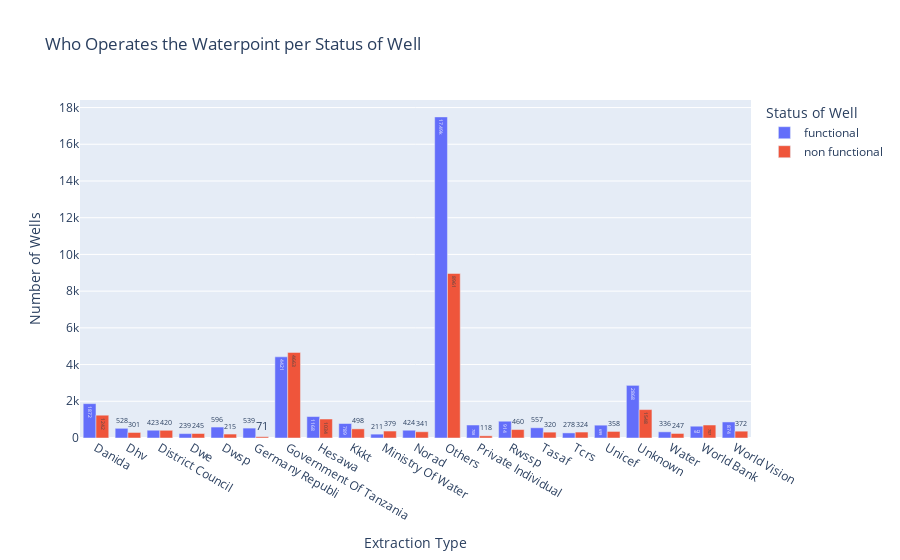

Notebook code for this chart:
### Code cell
px.bar(x = fun['funder_cat'], y = fun['id'], color = fun['status_group'],text_auto=True, barmode="group",
      title="Who Operates the Waterpoint per Status of Well",
       labels={'x':'Extraction Type', 'y':'Number of Wells', 'color':'Status of Well'})

### Figure 1 — Plotly figure (JSON) as saved in the notebook; plotly's stock layout.template omitted (floating-point values rounded to 4 significant figures)
{"data": [{"alignmentgroup": "True", "hovertemplate": "Status of Well=functional<br>Extraction Type=%{x}<br>Number of Wells=%{y}<extra></extra>", "legendgroup": "functional", "marker": {"color": "#636efa", "pattern": {"shape": ""}}, "name": "functional", "offsetgroup": "functional", "orientation": "v", "showlegend": true, "textposition": "auto", "texttemplate": "%{y}", "type": "bar", "x": ["Danida", "Dhv", "District Council", "Dwe", "Dwsp", "Germany Republi", "Government Of Tanzania", "Hesawa", "Kkkt", "Ministry Of Water", "Norad", "Others", "Private Individual", "Rwssp", "Tasaf", "Tcrs", "Unicef", "Unknown", "Water", "World Bank", "World Vision"], "xaxis": "x", "y": [1872, 528, 423, 239, 596, 539, 4421, 1168, 789, 211, 424, 17490, 708, 914, 557, 278, 699, 2868, 336, 642, 874], "yaxis": "y"}, {"alignmentgroup": "True", "hovertemplate": "Status of Well=non functional<br>Extraction Type=%{x}<br>Number of Wells=%{y}<extra></extra>", "legendgroup": "non functional", "marker": {"color": "#EF553B", "pattern": {"shape": ""}}, "name": "non functional", "offsetgroup": "non functional", "orientation": "v", "showlegend": true, "textposition": "auto", "texttemplate": "%{y}", "type": "bar", "x": ["Danida", "Dhv", "District Council", "Dwe", "Dwsp", "Germany Republi", "Government Of Tanzania", "Hesawa", "Kkkt", "Ministry Of Water", "Norad", "Others", "Private Individual", "Rwssp", "Tasaf", "Tcrs", "Unicef", "Unknown", "Water", "World Bank", "World Vision"], "xaxis": "x", "y": [1242, 301, 420, 245, 215, 71, 4663, 1034, 498, 379, 341, 8961, 118, 460, 320, 324, 358, 1548, 247, 707, 372], "yaxis": "y"}], "layout": {"barmode": "group", "legend": {"title": {"text": "Status of Well"}, "tracegroupgap": 0}, "title": {"text": "Who Operates the Waterpoint per Status of Well"}, "xaxis": {"anchor": "y", "domain": [0, 1], "title": {"text": "Extraction Type"}}, "yaxis": {"anchor": "x", "domain": [0, 1], "title": {"text": "Number of Wells"}}}}
